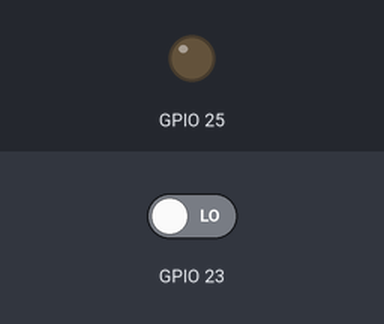
The sketch below on a simulated ESP32. On the bench: output pins drawn as LEDs (lit = HIGH). The test bench sets the inputs (shaded band); at power-on: GPIO 23 LOW.

Above: at 1.2 s.
1.3 s: GPIO 23 driven HIGH
At 2.3 s:
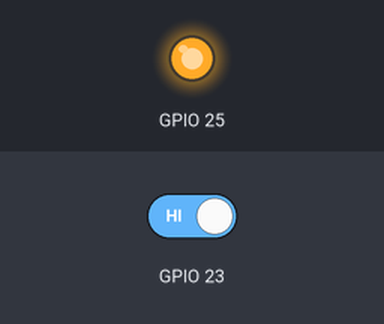
2.8 s: GPIO 23 driven LOW
At 3.4 s:
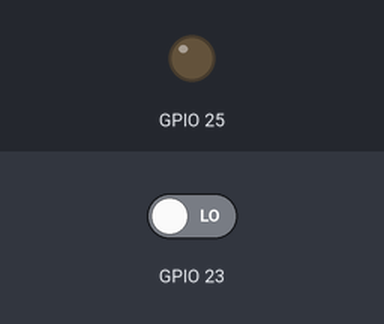
Timing chart, 0 to 5.8 s (numbered marks = the images above; inputs shaded):
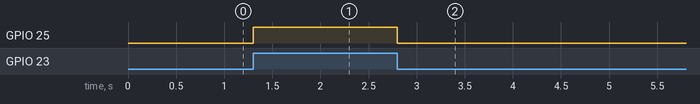

The sketch:

4_6_button_led.ino
```cpp
/*
Autore: Paolo Aliverti
Accendere un LED con un pulsante
*/

void setup() {
  pinMode(23, INPUT);
  pinMode(25, OUTPUT);
}

void loop() {
  int v = digitalRead(23);
  digitalWrite(25, v);
}
```

Measured:
- after the input at 1.3 s, GPIO 25: LOW → HIGH at once
- after the input at 2.8 s, GPIO 25: HIGH → LOW at once
